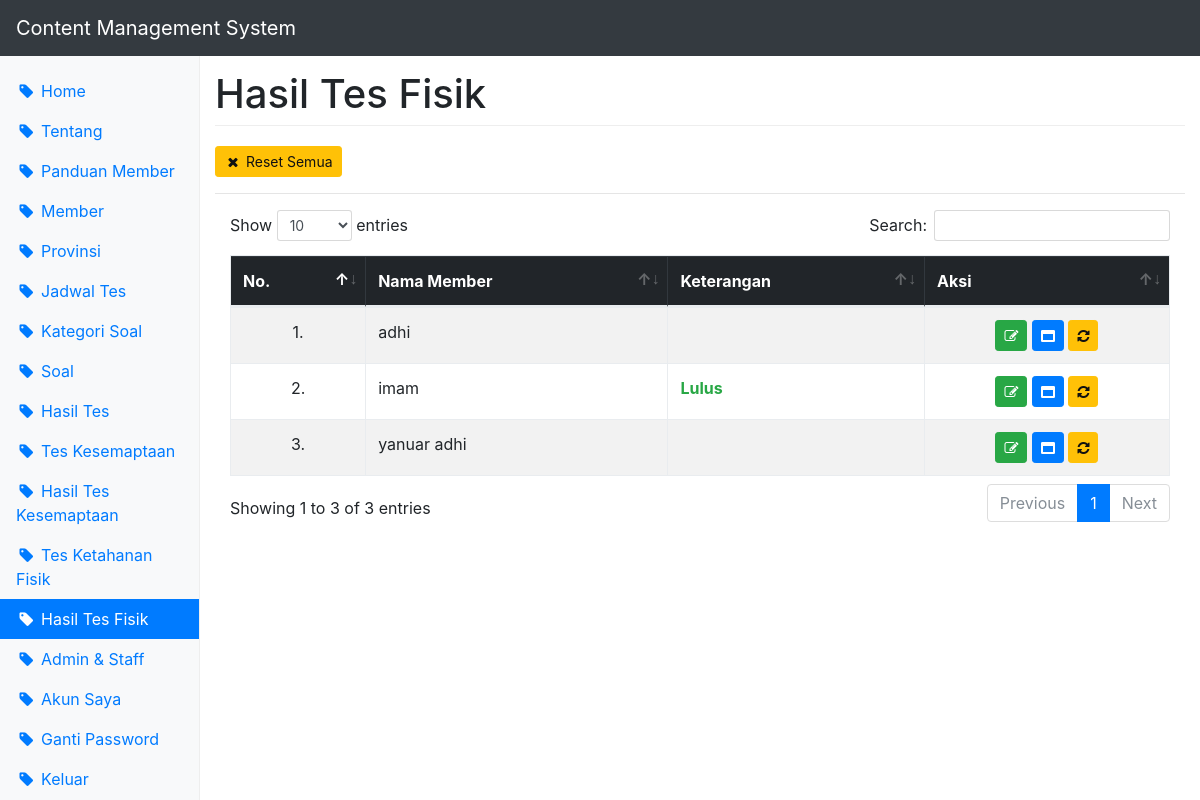
The app's page /cms/?page=hasil-fisik (signed in) with its own data.
### tables this page shows
CREATE TABLE `member` (
  `id_member` int(11) NOT NULL,
  `nama` varchar(50) NOT NULL,
  `kelamin` enum('Laki-laki','Perempuan') DEFAULT NULL,
  `agama` varchar(20) DEFAULT NULL,
  `tempat_lahir` varchar(50) DEFAULT NULL,
  `tgl_lahir` varchar(20) DEFAULT NULL,
  `alamat` text,
  `hp` varchar(20) NOT NULL,
  `email` varchar(50) NOT NULL,
  `password` varchar(32) NOT NULL,
  `foto` varchar(20) DEFAULT NULL,
  `provinsi` varchar(100) DEFAULT NULL,
  `th_pelaksanaan` varchar(4) DEFAULT NULL,
  `id_jadwal` int(11) DEFAULT NULL
);

CREATE TABLE `hasil_fisik` (
  `lari` varchar(3) NOT NULL,
  `push_up` varchar(3) NOT NULL,
  `sit_up` varchar(3) NOT NULL,
  `id_member` int(11) NOT NULL,
  `ket` enum('Lulus','Tidak Lulus','') NOT NULL
);

### cms/hasil-fisik_show.php (the view, shortened to what this page needs)
<a href="?page=hasil-fisik&act=resetall" class="btn btn-sm btn-warning" onclick="return confirm('Reset semua hasil tes?\nData yang sudah dihapus tidak dapat dikembalikan.')"><i class="fa fa-fw fa-remove"></i> Reset Semua</a>
<hr />
<table id="datatable" class="table table-responsive table-striped table-bordered table-hover" width="100%" cellspacing="0">
	<thead class="table-inverse">
		<tr>
			<th>No.</th>
			<th>Nama Member</th>
			<th>Keterangan</th>
			<th>Aksi</th>
		</tr>
	</thead>
	<tbody>
	<?php
		$no = 1;
		$sql = "select m.*, hf.ket from member m
						left join hasil_fisik hf
						on m.id_member = hf.id_member
						where m.id_member in (select id_member from jawaban) order by nama";
		$query = $db->query($sql);
		while($data = $query->fetch_assoc()){
			echo '<tr>
				<td class="text-center">'.$no.'.</td>
				<td>'.$data['nama'].'</td>
				<td';
				if($data['ket']=='Lulus'){ echo ' class="text-success"'; }else{ echo ' class="text-danger"'; }
				echo '><strong>'.$data['ket'].'</strong></td>
				<td class="text-center">
					<a href="?page='.$page.'&act=edit&id_member='.$data['id_member'].'" class="btn btn-sm btn-success" title="Edit Member"><span class="fa fa-edit"></span></a>
					<a href="?page='.$page.'&act=detail&id_member='.$data['id_member'].'" class="btn btn-sm btn-primary" title="Detail Member"><span class="fa fa-window-maximize"></span></a>
					<a href="?page='.$page.'&act=reset&id_member='.$data['id_member'].'" class="btn btn-sm btn-warning" title="Reset Data" onclick="return confirm(\'Reset seluruh hasil tes '.$data['nama'].'?\nSemua hasil tes akan dihapus.\nPeringatan: Data yang sudah dihapus tidak dapat dikembalikan.\')"><span class="fa fa-refresh"></span></a>
				</td>
			</tr>';
			$no++;
		}
	?>
	</tbody>
</table>

### css/dashboard.css (style rules this page uses)
body { padding-top: 3.5rem; }

### records on screen
member: nama "adhi"
hasil_fisik: id_member.nama "imam", ket "Lulus"
member: nama "yanuar adhi"

### other values on screen
$menu "Home"
$menu "Tentang"
$menu "Panduan Member"
$menu "Member"
$menu "Provinsi"
$menu "Jadwal Tes"
$menu "Kategori Soal"
$menu "Soal"
$menu "Hasil Tes"
$menu "Tes Kesemaptaan"
$menu "Hasil Tes Kesemaptaan"
$menu "Tes Ketahanan Fisik"
$menu "Hasil Tes Fisik"
$menu "Admin & Staff"
$menu "Akun Saya"
